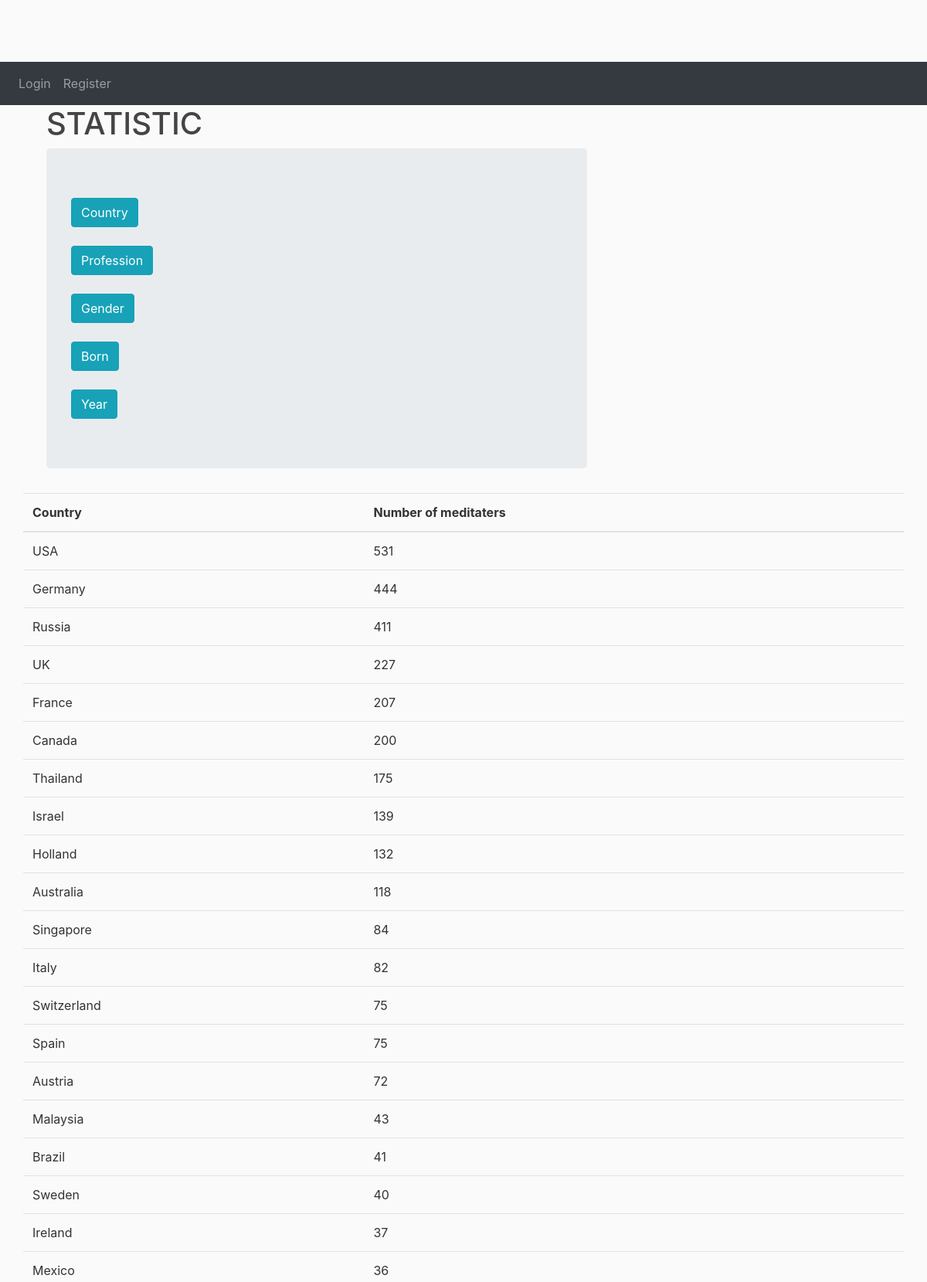
Page /meditater/meditater_statistic/ (upper part) on the committed database.
### meditater/models.py (models this page shows, shortened)
class Meditater(models.Model):
    year = models.CharField(max_length=264)
    course_type = models.CharField(max_length=120)
    name = models.CharField(max_length=20)
    state = models.CharField(max_length=10, null=True)
    email = models.EmailField(max_length=60)
    gender = models.CharField(max_length=60)
    born = models.CharField(max_length=60)
    profession = models.CharField(max_length=60)
    remarks = models.TextField(max_length=1000, blank=True)

### meditater/views.py (the view)
# urls.py: path('meditater_statistic/', views.meditater_statistic, name='meditater_statistic'),
def meditater_statistic(request):
    pass
    df = pd.DataFrame(list(Meditater.objects.all().values()))
    state_dict=df['state'].value_counts().to_dict()
    profession_dict = df['profession'].value_counts().to_dict()
    gender_dict = df['gender'].value_counts().to_dict()
    born_dict = df['born'].value_counts().to_dict()
    year_dict = df['year'].value_counts().to_dict()
    return render(request, "meditater/statistic.html", {'state_dict':state_dict,
                                                        'profession_dict':profession_dict,
                                                        'gender_dict': gender_dict,
                                                        'born_dict': born_dict,
                                                        'year_dict': year_dict})

### meditater/templates/meditater/statistic.html (shortened to what this page needs)
{% extends 'meditater/base.html' %}
{% block content %}
<div class="container">
    <h1>STATISTIC</h1>
    <div class="jumbotron">
  <a class="btn btn-info" href="{% url 'meditater:statistic_country' %}">Country</a>
  <br>
   <br>
  <a class="btn btn-info" href="{% url 'meditater:statistic_profession' %}">Profession</a>
    <br>
         <br>
  <a class="btn btn-info" href="{% url 'meditater:statistic_gender' %}">Gender</a>
    <br>
   <br>
       <a class="btn btn-info" href="{% url 'meditater:statistic_born' %}">Born</a>
    <br>
   <br>
  <a class="btn btn-info" href="{% url 'meditater:statistic_year' %}">Year</a>
    </div>
  </div>
</div>
{% if state_dict %}
    <table class="table">
    <thead>
      <tr>
        <th>Country</th>
        <th>Number of meditaters</th>
      </tr>
    </thead>
    <tbody>
        {% for x, y in state_dict.items %}
        <tr>
        <td>{{x}}</td>
          <td>{{y}}</td>
              </tr>
        {% endfor %}
    </tbody>
  </table>
{%endif%}
     </div>
{% endblock %}

### meditater/templates/meditater/base.html (shortened to what this page needs)
{% load static %}
<!DOCTYPE html>
<html>
<head>
   <link rel="stylesheet" href="https://maxcdn.bootstrapcdn.com/bootstrap/4.0.0/css/bootstrap.min.css">
<link rel="stylesheet" type="text/css" href="{% static 'meditater/main.css' %}">
   <nav class="navbar navbar-expand-sm bg-dark navbar-dark">
  <ul class="navbar-nav">
      {% if user.is_authenticated %}
    <li class="nav-item">
      <a class="nav-link" href="{% url 'meditater:home' %}">Home</a>
    </li>
    <li class="nav-item">
      <a class="nav-link" href="{% url 'meditater:meditater_create' %}">Create</a>
    </li>
    <li class="nav-item">
      <a class="nav-link" href="{% url 'logout' %}">Logout</a>
    </li>
       <li class="nav-item">
      <a class="nav-link" href="{% url 'profile' %}">Profile</a>
    </li>
       <li class="nav-item">
      <a class="nav-link justify-content-end" href="#">Welcome: {{user.username}}</a>
    </li>
      {% else %}
       <li class="nav-item">
      <a class="nav-link" href="{% url 'login' %}">Login</a>
    </li>
       <li class="nav-item">
      <a class="nav-link" href="{% url 'register' %}">Register</a>
    </li>
      {% endif %}
  </ul>
</nav>
</head>
<body>
 <main role="main" class="container">
      <div class="row">
        <div class="col-md-8">
            {% block content %}{% endblock %}
    </main>
</body>
</html>

### meditater/static/meditater/main.css (style rules this page uses)
body { background: #fafafa; color: #333333; margin-top: 5rem; }
h1, h2, h3, h4, h5, h6 { color: #444444; }
ul { margin: 0; }

### rows in the picture
Meditater: state_dict "USA"
Meditater: state_dict "Germany"
Meditater: state_dict "Russia"
Meditater: state_dict "UK"
Meditater: state_dict "France"
Meditater: state_dict "Canada"
Meditater: state_dict "Thailand"
Meditater: state_dict "Israel"
Meditater: state_dict "Holland"
Meditater: state_dict "Australia"
Meditater: state_dict "Singapore"
Meditater: state_dict "Italy"
Meditater: state_dict "Switzerland"
Meditater: state_dict "Spain"
Meditater: state_dict "Austria"
Meditater: state_dict "Malaysia"
Meditater: state_dict "Brazil"
Meditater: state_dict "Sweden"
Meditater: state_dict "Ireland"
Meditater: state_dict "Mexico"

### other values in the picture
{{ y }} "531" "444" "411" "227" "207" "200" "175" "139" "132" "118" "84" "82" "75" "75" "72" "43" "41" "40" "37" "36"
